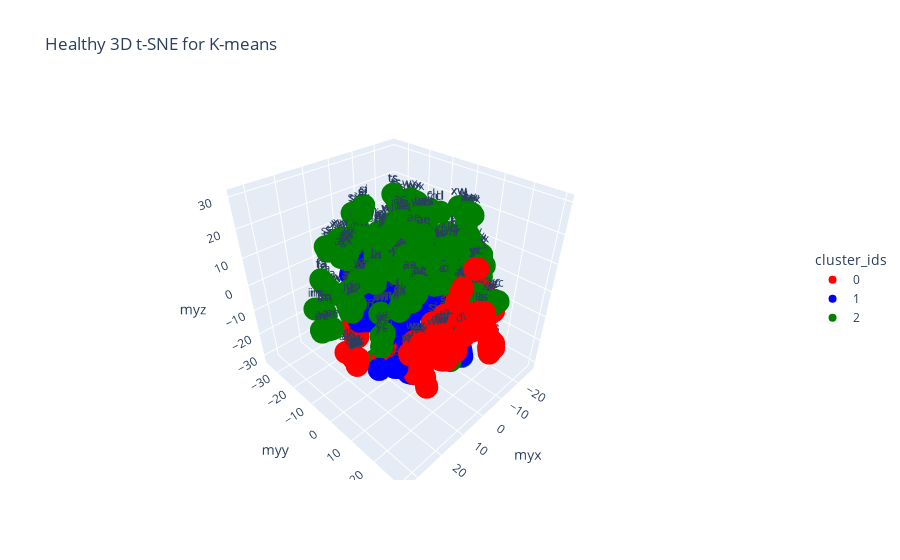

Write notebook code for a chart like this one.
### Code cell
tsne_input = df_healthy[emgs].to_numpy()
data_tsne = TSNE(n_components=3, learning_rate='auto', init='random', perplexity=3).fit_transform(tsne_input)
data_tsne = pd.DataFrame(data_tsne, columns=['myx', 'myy', 'myz'])
data_tsne['cluster_ids'] = df_healthy['cluster'].to_numpy().astype(str)
data_tsne['subject_ids'] = df_healthy['subject_id'].to_numpy()

unique_clusters = sorted(data_tsne['cluster_ids'].unique())
# palette = px.colors.qualitative.Plotly 


# color_map = {str(cluster): palette[i % len(palette)] for i, cluster in enumerate(unique_clusters)}

fig = px.scatter_3d(data_tsne,
                    x='myx', y='myy', z='myz',
                    color='cluster_ids',
                    text='subject_ids',
                    title='Healthy 3D t-SNE for K-means', 
                    color_discrete_map=color_map,
                    category_orders={'cluster_ids': unique_clusters},
                    
)
fig.update_layout(
    legend=dict(
        x=1.15,
        y=0.5, 
        xanchor='left',
        yanchor='middle' 
    )
)

fig.show()
fig.write_html('relax.html')

### Figure 1 — Plotly figure (JSON) as saved in the notebook; plotly's stock layout.template omitted (floating-point values rounded to 4 significant figures; data arrays with more than 128 entries replaced by an {"elided": "..."} marker saying what was removed)
{"data": [{"hovertemplate": "cluster_ids=0<br>myx=%{x}<br>myy=%{y}<br>myz=%{z}<br>subject_ids=%{text}<extra></extra>", "legendgroup": "0", "marker": {"color": "red", "symbol": "circle"}, "mode": "markers+text", "name": "0", "scene": "scene", "showlegend": true, "text": {"elided": "186 str values"}, "type": "scatter3d", "x": {"elided": "186 float values"}, "y": {"elided": "186 float values"}, "z": {"elided": "186 float values"}}, {"hovertemplate": "cluster_ids=1<br>myx=%{x}<br>myy=%{y}<br>myz=%{z}<br>subject_ids=%{text}<extra></extra>", "legendgroup": "1", "marker": {"color": "blue", "symbol": "circle"}, "mode": "markers+text", "name": "1", "scene": "scene", "showlegend": true, "text": {"elided": "205 str values"}, "type": "scatter3d", "x": {"elided": "205 float values"}, "y": {"elided": "205 float values"}, "z": {"elided": "205 float values"}}, {"hovertemplate": "cluster_ids=2<br>myx=%{x}<br>myy=%{y}<br>myz=%{z}<br>subject_ids=%{text}<extra></extra>", "legendgroup": "2", "marker": {"color": "green", "symbol": "circle"}, "mode": "markers+text", "name": "2", "scene": "scene", "showlegend": true, "text": {"elided": "518 str values"}, "type": "scatter3d", "x": {"elided": "518 float values"}, "y": {"elided": "518 float values"}, "z": {"elided": "518 float values"}}], "layout": {"legend": {"title": {"text": "cluster_ids"}, "tracegroupgap": 0, "x": 1.15, "xanchor": "left", "y": 0.5, "yanchor": "middle"}, "scene": {"domain": {"x": [0, 1], "y": [0, 1]}, "xaxis": {"title": {"text": "myx"}}, "yaxis": {"title": {"text": "myy"}}, "zaxis": {"title": {"text": "myz"}}}, "title": {"text": "Healthy 3D t-SNE for K-means"}}}
